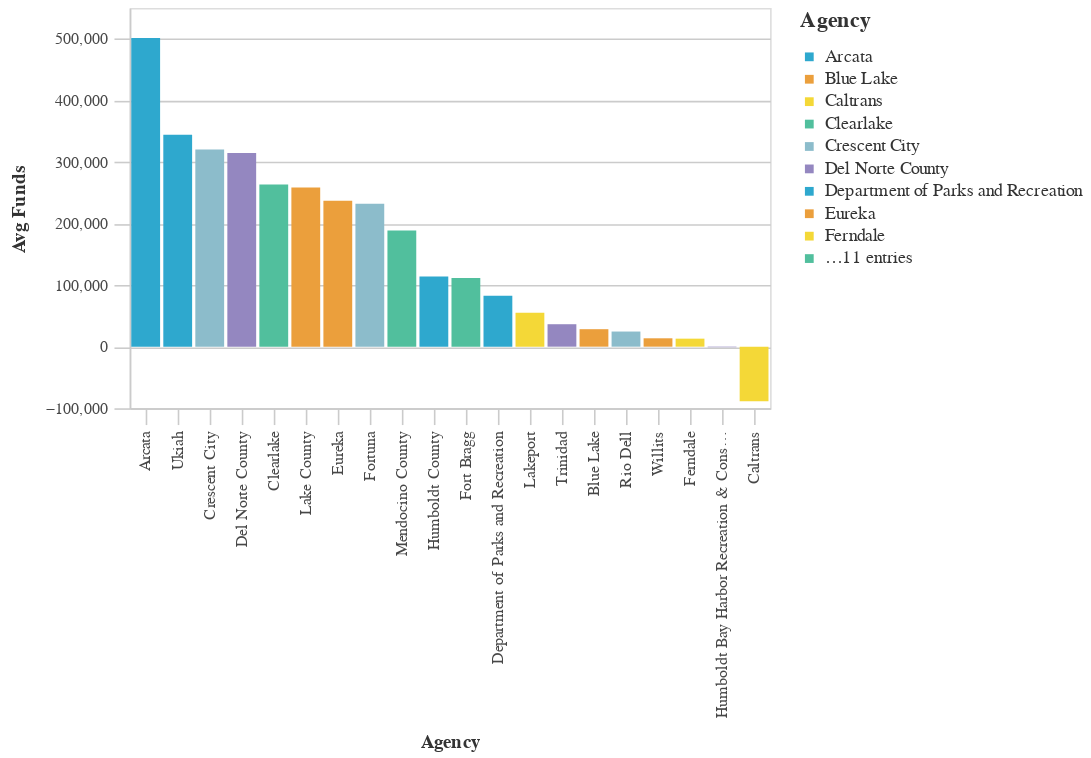

The notebook cell this image was saved under:
### Markdown cell above
### Lowest Average Total Funds by Agency ($2021)

### Code cell
#Bar chart Bottom Average Total Requested Funds by Agency
avg_funds_bottom = (df>>group_by(_.primary_agency_name)>>summarize(avg_funds=_.adjusted_total_requested.mean())>>arrange(-_.avg_funds)).tail(50)

chart5=( _dla_utils_reports.basic_bar_chart_no_save((avg_funds_bottom.tail(40)), 'primary_agency_name','avg_funds', 'primary_agency_name', district))
    
display(chart5)

### Figure 1 — Vega-Lite specification as saved in the notebook (floating-point values rounded to 4 significant figures)
{"config": {"view": {"continuousWidth": 400, "continuousHeight": 300}, "axis": {"domainColor": "#cbcbcb", "grid": true, "gridColor": "#cbcbcb", "gridWidth": 1, "labelColor": "#474747", "labelFont": "Nunito Sans", "labelFontSize": 10, "labelPadding": 4, "tickColor": "#cbcbcb", "tickSize": 10, "titleColor": "#333", "titleFont": "Raleway", "titleFontSize": 12, "titlePadding": 10}, "axisBand": {"grid": false}, "background": "white", "font": "Raleway", "header": {"labelFont": "Nunito Sans", "titleFont": "Raleway"}, "legend": {"labelColor": "#333", "labelFont": "Nunito Sans", "labelFontSize": 11, "labelLimit": 0, "padding": 1, "symbolSize": 30, "symbolType": "square", "titleColor": "#333", "titleFont": "Raleway", "titleFontSize": 14, "titlePadding": 10}, "title": {"anchor": "middle", "font": "Raleway", "fontSize": 18, "fontWeight": 300, "offset": 20}}, "data": {"name": "data-48234523d0ef8c96b643ebcb85fada1f"}, "mark": "bar", "encoding": {"color": {"field": "primary_agency_name", "legend": {"symbolLimit": 10, "title": "Agency"}, "scale": {"range": ["#2EA8CE", "#EB9F3C", "#F4D837", "#51BF9D", "#8CBCCB", "#9487C0"]}, "type": "nominal"}, "tooltip": [{"field": "primary_agency_name", "type": "nominal"}, {"field": "avg_funds", "type": "quantitative"}], "x": {"field": "primary_agency_name", "sort": "-y", "title": "Agency", "type": "nominal"}, "y": {"field": "avg_funds", "title": "Avg Funds", "type": "quantitative"}}, "height": 250, "width": 400, "$schema": "https://vega.github.io/schema/vega-lite/v4.17.0.json", "datasets": {"data-48234523d0ef8c96b643ebcb85fada1f": [{"primary_agency_name": "Arcata", "avg_funds": 501400.0}, {"primary_agency_name": "Ukiah", "avg_funds": 344000.0}, {"primary_agency_name": "Crescent City", "avg_funds": 320300.0}, {"primary_agency_name": "Del Norte County", "avg_funds": 314500.0}, {"primary_agency_name": "Clearlake", "avg_funds": 263500.0}, {"primary_agency_name": "Lake County", "avg_funds": 258400.0}, {"primary_agency_name": "Eureka", "avg_funds": 236800.0}, {"primary_agency_name": "Fortuna", "avg_funds": 231900.0}, {"primary_agency_name": "Mendocino County", "avg_funds": 188600.0}, {"primary_agency_name": "Humboldt County", "avg_funds": 113900.0}, {"primary_agency_name": "Fort Bragg", "avg_funds": 111400.0}, {"primary_agency_name": "Department of Parks and Recreation", "avg_funds": 82890.0}, {"primary_agency_name": "Lakeport", "avg_funds": 54940.0}, {"primary_agency_name": "Trinidad", "avg_funds": 36470.0}, {"primary_agency_name": "Blue Lake", "avg_funds": 28390.0}, {"primary_agency_name": "Rio Dell", "avg_funds": 24580.0}, {"primary_agency_name": "Willits", "avg_funds": 13610.0}, {"primary_agency_name": "Ferndale", "avg_funds": 13030.0}, {"primary_agency_name": "Humboldt Bay Harbor Recreation & Conservation District", "avg_funds": -880.2}, {"primary_agency_name": "Caltrans", "avg_funds": -88590.0}]}}
